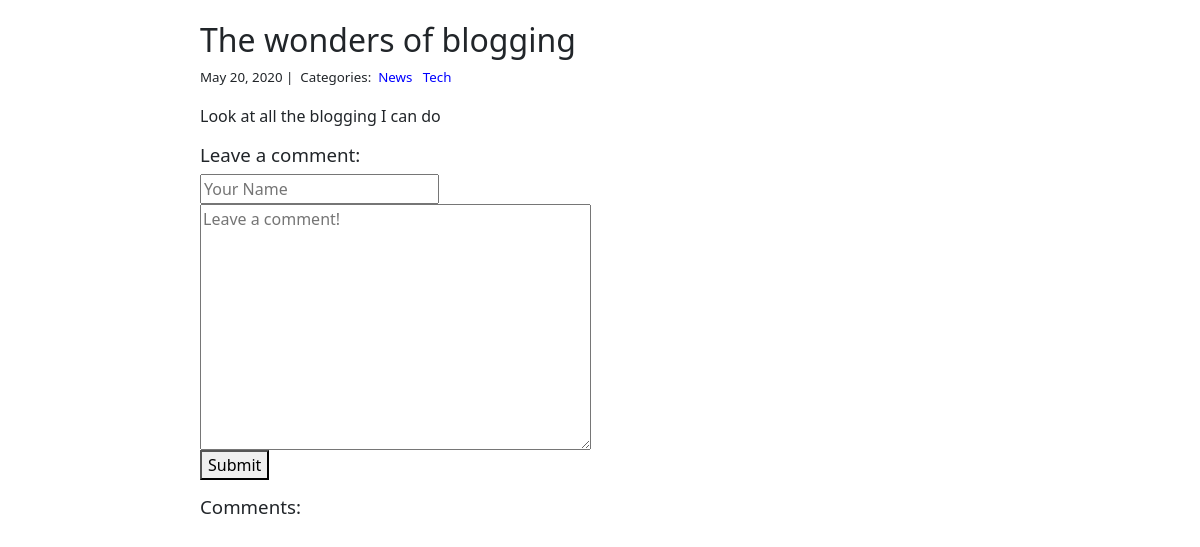
The app's page /blog/2/, older data.
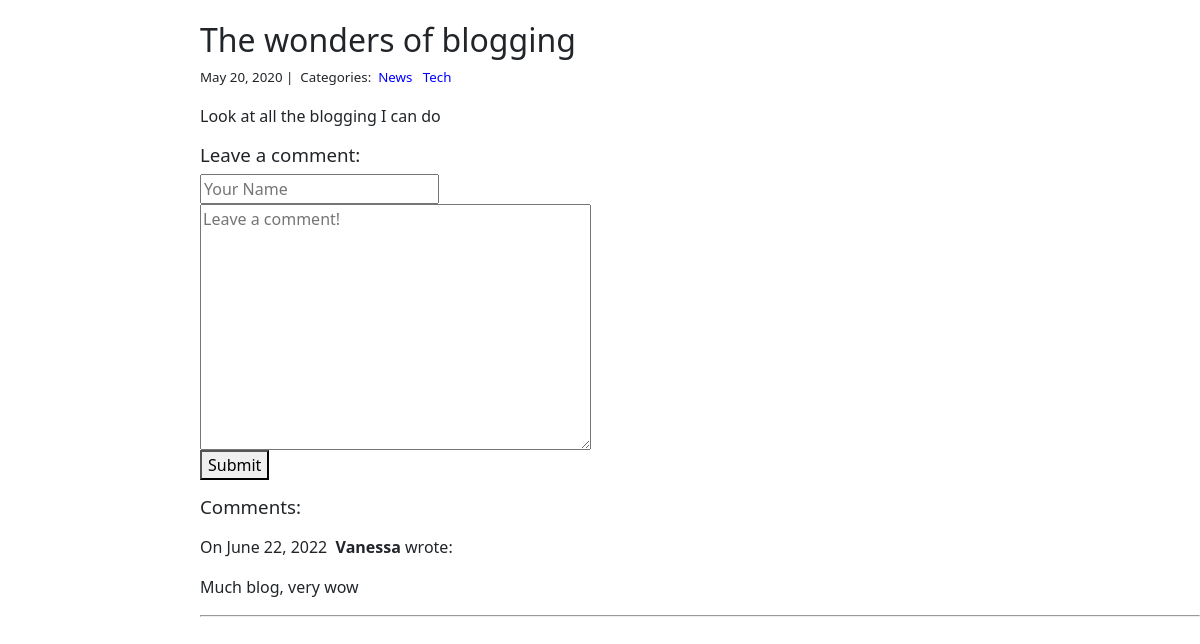
The same page, newer data.
### blog/models.py (models this page shows)
class Category(models.Model):
    name = models.CharField(max_length=20)

class Comment(models.Model):
    author = models.CharField(max_length=60)
    body = models.TextField()
    created_on = models.DateTimeField(auto_now_add=True)
    post = models.ForeignKey('Post', on_delete=models.CASCADE)

### blog/views.py (the view, shortened to what this page needs)
# urls.py: path("<int:pk>/", views.blog_detail, name="blog_detail"),
def blog_detail(request, pk):
    post = Post.objects.get(pk=pk)
    form = CommentForm()
    comments = Comment.objects.filter(post=post)
    context = {
        "post": post,
        "comments": comments,
        "form": form,
    }
    return render(request, "blog_detail.html", context)

### blog/forms.py
class CommentForm(forms.Form):
    author = forms.CharField(
                max_length=60,
                widget=forms.TextInput(attrs={
                                "class": "form-control",
                                "placeholder": "Your Name"
                            })
                )
    body = forms.CharField(
                widget=forms.Textarea(attrs={
                        "class": "form-control",
                        "placeholder": "Leave a comment!"
                        })
                )

### blog/templates/blog_detail.html (shortened to what this page needs)
{% extends "base.html" %}
{% block page_content %}
<div class="col-md-8 offset-md-2">
	<h1>{{ post.title }}</h1>
	<small>
		{{ post.created_on.date }} |&nbsp;
		Categories:&nbsp;
		{% for category in post.categories.all %}
		<a href="{% url 'blog_category' category.name %}">
			{{ category.name }}
		</a>&nbsp;
		{% endfor %}
	</small>
	<p>{{ post.body | linebreaks }}</p>
	<h3>Leave a comment:</h3>
	<form action="/blog/{{ post.pk }}/" method="post">
		<div class="form-group">
			{{ form.author }}
		</div>
		<div class="form-group">
			{{ form.body }}
		</div>
		<button type="submit" class="btn btn-primary">Submit</button>
	</form>
	<h3>Comments:</h3>
	{% for comment in comments %}
	<p>
		On {{comment.created_on.date }}&nbsp;
		<b>{{ comment.author }}</b> wrote:
	</p>
	<p>{{ comment.body }}</p>
	<hr>
	{% endfor %}
</div>
{% endblock %}

Row changes from the older to the newer data that the page shows:
added Comment: created_on "June 22, 2022", author "Vanessa", body "Much blog, very wow"
